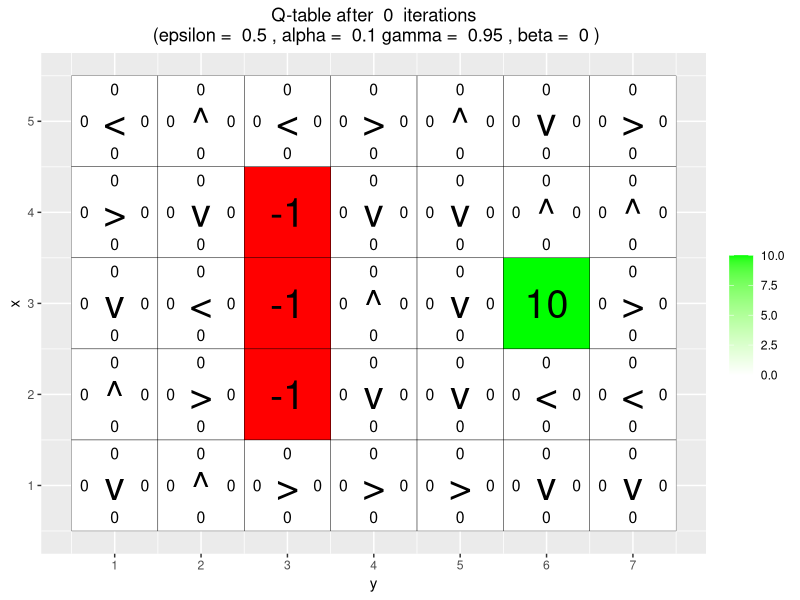
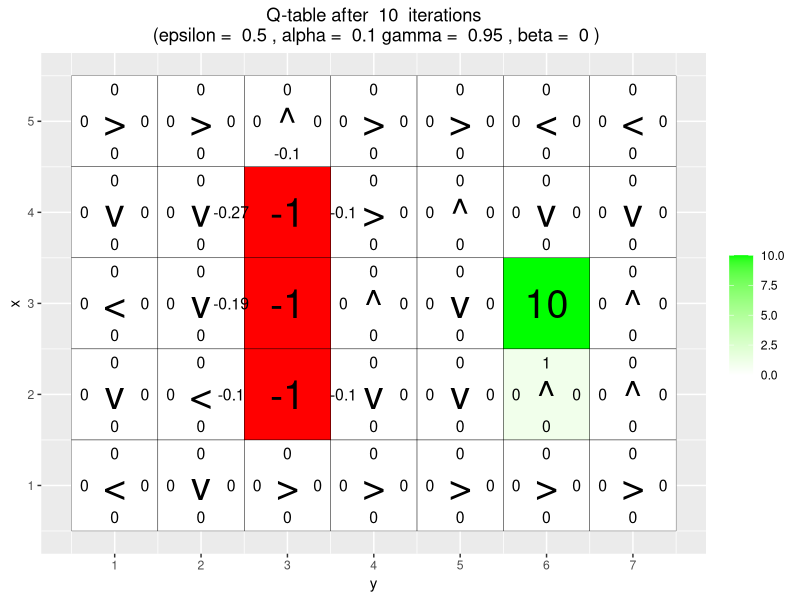
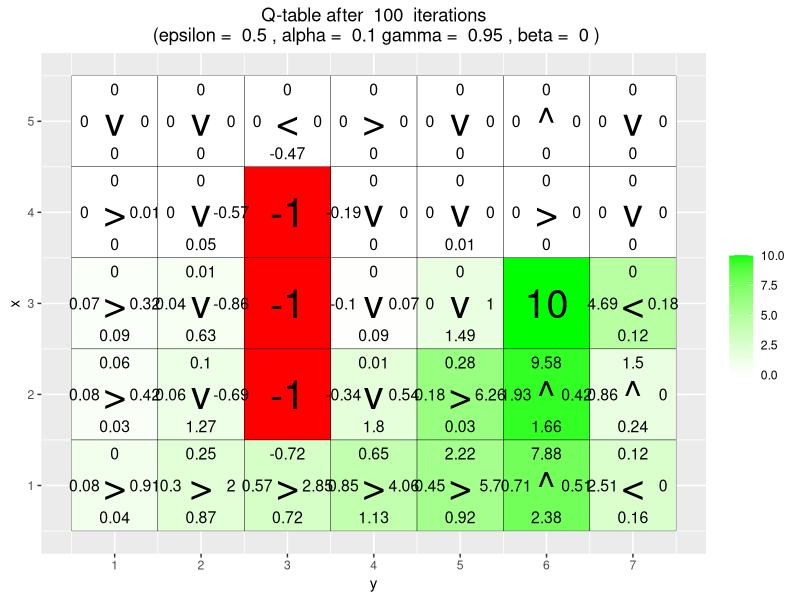
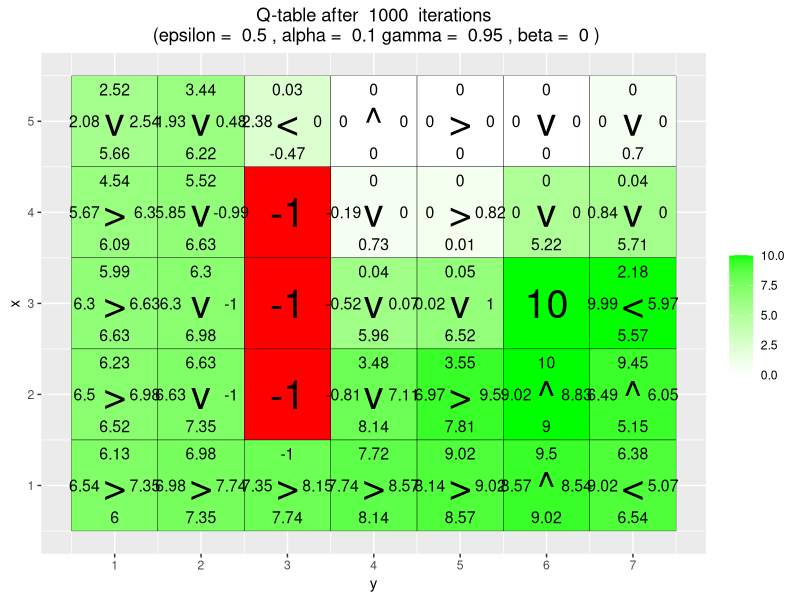
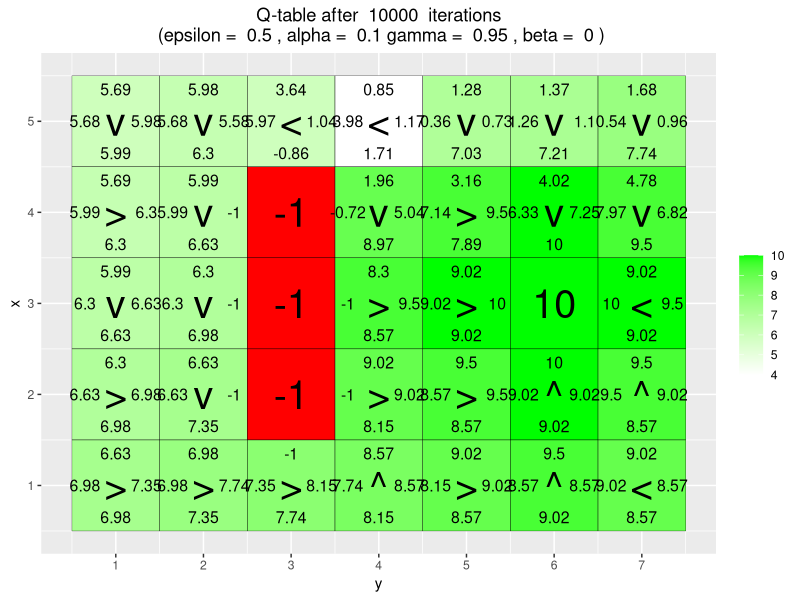
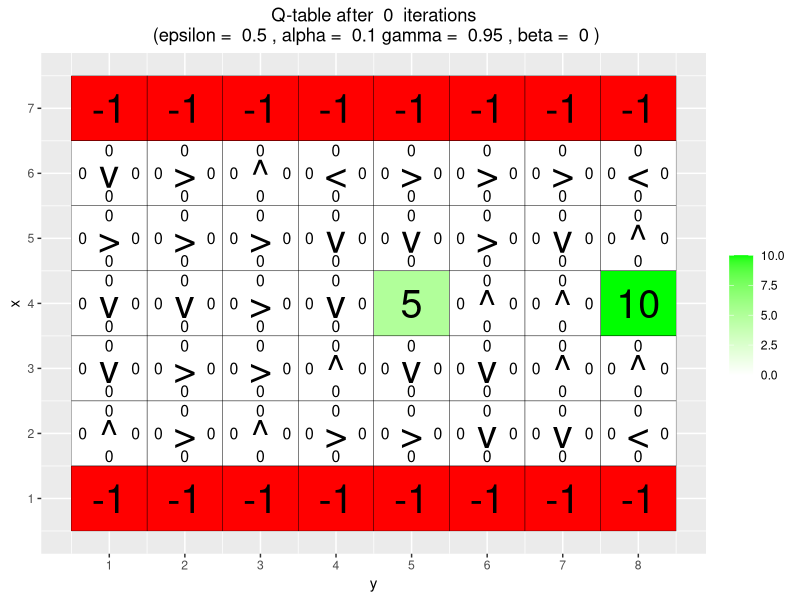
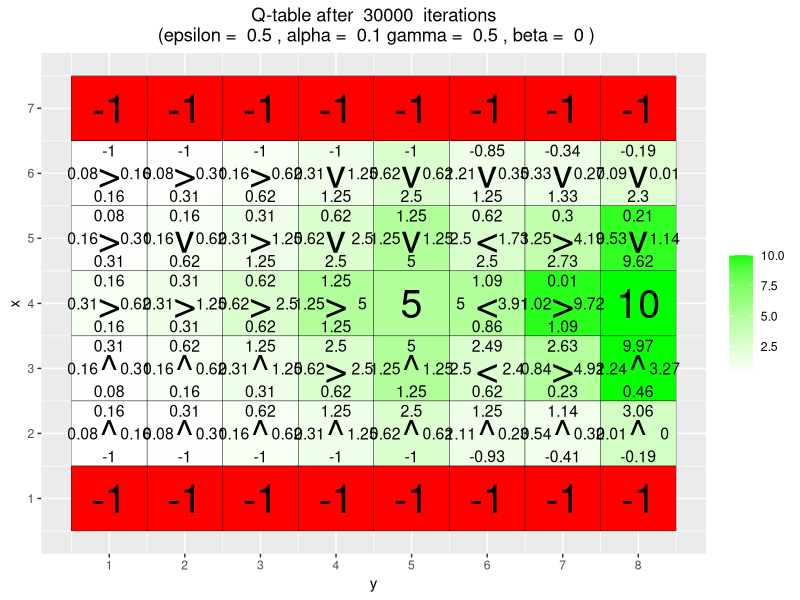
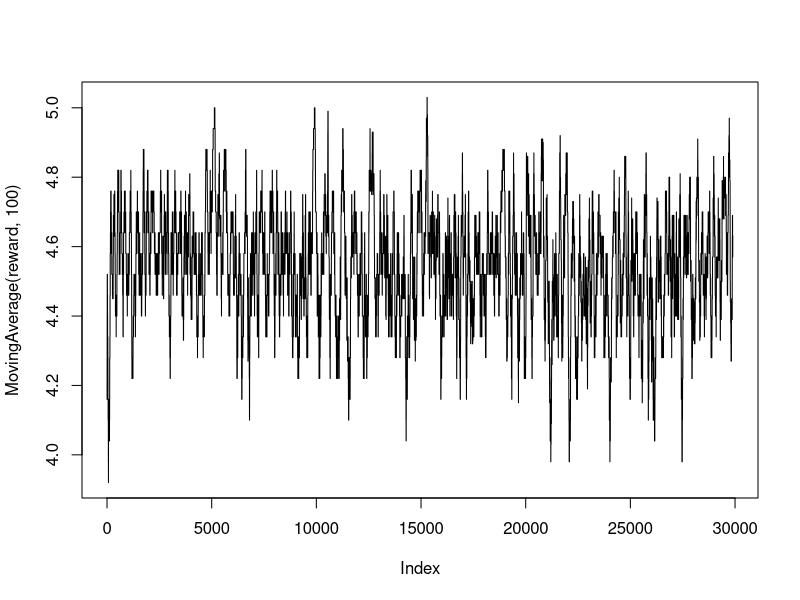

Generate these figures, in order, with R: (Note: a time limit stopped this script after it produced the figures.)
## ---- chunk 1
library(ggplot2)
arrows <- c("^", ">", "v", "<")
action_deltas <- list(c(1,0), # up
                      c(0,1), # right
                      c(-1,0), # down
                      c(0,-1)) # left

vis_environment <- function(iterations=0, epsilon = 0.5, alpha = 0.1, gamma = 0.95, beta = 0){
  
  # Visualize an environment with rewards. 
  # Q-values for all actions are displayed on the edges of each tile.
  # The (greedy) policy for each state is also displayed.
  # 
  # Args:
  #   iterations, epsilon, alpha, gamma, beta (optional): for the figure title.
  #   reward_map (global variable): a HxW array containing the reward given at each state.
  #   q_table (global variable): a HxWx4 array containing Q-values for each state-action pair.
  #   H, W (global variables): environment dimensions.
  
  df <- expand.grid(x=1:H,y=1:W)
  foo <- mapply(function(x,y) ifelse(reward_map[x,y] == 0,q_table[x,y,1],NA),df$x,df$y)
  df$val1 <- as.vector(round(foo, 2))
  foo <- mapply(function(x,y) ifelse(reward_map[x,y] == 0,q_table[x,y,2],NA),df$x,df$y)
  df$val2 <- as.vector(round(foo, 2))
  foo <- mapply(function(x,y) ifelse(reward_map[x,y] == 0,q_table[x,y,3],NA),df$x,df$y)
  df$val3 <- as.vector(round(foo, 2))
  foo <- mapply(function(x,y) ifelse(reward_map[x,y] == 0,q_table[x,y,4],NA),df$x,df$y)
  df$val4 <- as.vector(round(foo, 2))
  foo <- mapply(function(x,y) 
    ifelse(reward_map[x,y] == 0,arrows[GreedyPolicy(x,y)],reward_map[x,y]),df$x,df$y)
  df$val5 <- as.vector(foo)
  foo <- mapply(function(x,y) ifelse(reward_map[x,y] == 0,max(q_table[x,y,]),
                                     ifelse(reward_map[x,y]<0,NA,reward_map[x,y])),df$x,df$y)
  df$val6 <- as.vector(foo)
  
  print(ggplot(df,aes(x = y,y = x)) +
          scale_fill_gradient(low = "white", high = "green", na.value = "red", name = "") +
          geom_tile(aes(fill=val6)) +
          geom_text(aes(label = val1),size = 4,nudge_y = .35,na.rm = TRUE) +
          geom_text(aes(label = val2),size = 4,nudge_x = .35,na.rm = TRUE) +
          geom_text(aes(label = val3),size = 4,nudge_y = -.35,na.rm = TRUE) +
          geom_text(aes(label = val4),size = 4,nudge_x = -.35,na.rm = TRUE) +
          geom_text(aes(label = val5),size = 10) +
          geom_tile(fill = 'transparent', colour = 'black') + 
          ggtitle(paste("Q-table after ",iterations," iterations\n",
                        "(epsilon = ",epsilon,", alpha = ",alpha,"gamma = ",gamma,", beta = ",beta,")")) +
          theme(plot.title = element_text(hjust = 0.5)) +
          scale_x_continuous(breaks = c(1:W),labels = c(1:W)) +
          scale_y_continuous(breaks = c(1:H),labels = c(1:H)))
  
}
## ---- chunk 2
GreedyPolicy <- function(x, y){
  
  # Get a greedy action for state (x,y) from q_table.
  #
  # Args:
  #   x, y: state coordinates.
  #   q_table (global variable): a HxWx4 array containing Q-values for each state-action pair.
  # 
  # Returns:
  #   An action, i.e. integer in {1,2,3,4}.
  
  # Get the set of best actions, and sample one uniformly
  best_actions <- which(q_table[x,y,] == max(q_table[x,y,]))
  if (length(best_actions) == 1){return(best_actions)}
  else {return(sample(best_actions, 1))}
}

EpsilonGreedyPolicy <- function(x, y, epsilon){
  
  # Get an epsilon-greedy action for state (x,y) from q_table.
  #
  # Args:
  #   x, y: state coordinates.
  #   epsilon: probability of acting randomly.
  # 
  # Returns:
  #   An action, i.e. integer in {1,2,3,4}.
  
  # Take a random action
  if (runif(1) < epsilon){return(sample(1:4, 1))}
  
  # Take a greedy action
  return(GreedyPolicy(x,y))
}
## ---- chunk 3
transition_model <- function(x, y, action, beta){
  
  # Computes the new state after given action is taken. The agent will follow the action 
  # with probability (1-beta) and slip to the right or left with probability beta/2 each.
  # 
  # Args:
  #   x, y: state coordinates.
  #   action: which action the agent takes (in {1,2,3,4}).
  #   beta: probability of the agent slipping to the side when trying to move.
  #   H, W (global variables): environment dimensions.
  # 
  # Returns:
  #   The new state after the action has been taken.
  
  delta <- sample(-1:1, size = 1, prob = c(0.5*beta,1-beta,0.5*beta))
  final_action <- ((action + delta + 3) %% 4) + 1
  foo <- c(x,y) + unlist(action_deltas[final_action])
  foo <- pmax(c(1,1),pmin(foo,c(H,W)))
  
  return (foo)
}
## ---- chunk 4
q_learning <- function(start_state, epsilon = 0.5, alpha = 0.1, gamma = 0.95, 
                       beta = 0){
  
  # Perform one episode of Q-learning. The agent should move around in the 
  # environment using the given transition model and update the Q-table.
  # The episode ends when the agent reaches a terminal state.
  # 
  # Args:
  #   start_state: array with two entries, describing the starting position of the agent.
  #   epsilon (optional): probability of acting randomly.
  #   alpha (optional): learning rate.
  #   gamma (optional): discount factor.
  #   beta (optional): slipping factor.
  #   reward_map (global variable): a HxW array containing the reward given at each state.
  #   q_table (global variable): a HxWx4 array containing Q-values for each state-action pair.
  # 
  # Returns:
  #   reward: reward received in the episode.
  #   correction: sum of the temporal difference correction terms over the episode.
  #   q_table (global variable): Recall that R passes arguments by value. So, q_table being
  #   a global variable can be modified with the superassigment operator <<-.
  
  current_state <- start_state
  episode_correction <- 0
  reward <- 0
  
  repeat{
    # Follow policy, execute action, get reward.
    a <- EpsilonGreedyPolicy(current_state[1], current_state[2], epsilon)
    new_state <- transition_model(current_state[1], current_state[2], action = a, beta = beta)
    reward <- reward_map[new_state[1],new_state[2]]
    
    # Q-table update.
    step_correction <- reward + gamma*max(q_table[new_state[1],new_state[2],]) - q_table[current_state[1],current_state[2],a]
    episode_correction <- episode_correction + step_correction
    q_table[current_state[1],current_state[2],a] <<- q_table[current_state[1],current_state[2],a] + alpha*step_correction
    
    current_state <- new_state
    
    if(reward!=0)
      # End episode.
      return (c(reward,episode_correction))
  }
  
}
## ---- chunk 5
# Environment A (learning)

H <- 5
W <- 7

reward_map <- matrix(0, nrow = H, ncol = W)
reward_map[3,6] <- 10
reward_map[2:4,3] <- -1

q_table <- array(0,dim = c(H,W,4))

vis_environment()

set.seed(81747)
for(i in 1:10000){
  foo <- q_learning(start_state = c(3,1))
  
  if(any(i==c(10,100,1000,10000)))
    vis_environment(i)
}
## ---- chunk 6
# Environment B (the effect of epsilon and gamma)

H <- 7
W <- 8

reward_map <- matrix(0, nrow = H, ncol = W)
reward_map[1,] <- -1
reward_map[7,] <- -1
reward_map[4,5] <- 5
reward_map[4,8] <- 10

q_table <- array(0,dim = c(H,W,4))

vis_environment()

MovingAverage <- function(x, n){
  
  cx <- c(0,cumsum(x))
  rsum <- (cx[(n+1):length(cx)] - cx[1:(length(cx) - n)]) / n
  
  return (rsum)
}

for(j in c(0.5,0.75,0.95)){
  q_table <- array(0,dim = c(H,W,4))
  reward <- NULL
  correction <- NULL
  
  for(i in 1:30000){
    foo <- q_learning(gamma = j, start_state = c(4,1))
    reward <- c(reward,foo[1])
    correction <- c(correction,foo[2])
  }
  
  vis_environment(i, gamma = j)
  plot(MovingAverage(reward,100),type = "l")
  plot(MovingAverage(correction,100),type = "l")
}

for(j in c(0.5,0.75,0.95)){
  q_table <- array(0,dim = c(H,W,4))
  reward <- NULL
  correction <- NULL
  
  for(i in 1:30000){
    foo <- q_learning(epsilon = 0.1, gamma = j, start_state = c(4,1))
    reward <- c(reward,foo[1])
    correction <- c(correction,foo[2])
  }
  
  vis_environment(i, epsilon = 0.1, gamma = j)
  plot(MovingAverage(reward,100),type = "l")
  plot(MovingAverage(correction,100),type = "l")
}
## ---- chunk 7
# Environment C (the effect of beta).

H <- 3
W <- 6

reward_map <- matrix(0, nrow = H, ncol = W)
reward_map[1,2:5] <- -1
reward_map[1,6] <- 10

q_table <- array(0,dim = c(H,W,4))

vis_environment()

for(j in c(0,0.2,0.4,0.66)){
  q_table <- array(0,dim = c(H,W,4))
  
  for(i in 1:10000)
    foo <- q_learning(gamma = 0.6, beta = j, start_state = c(1,1))
  
  vis_environment(i, gamma = 0.6, beta = j)
}
